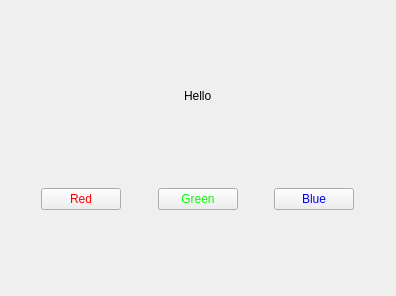
<?xml version="1.0" encoding="UTF-8"?>
<ui version="4.0">
 <class>MainWindow</class>
 <widget class="QMainWindow" name="MainWindow">
  <property name="geometry">
   <rect>
    <x>0</x>
    <y>0</y>
    <width>396</width>
    <height>296</height>
   </rect>
  </property>
  <property name="windowTitle">
   <string>MainWindow</string>
  </property>
  <widget class="QWidget" name="centralWidget">
   <layout class="QHBoxLayout" name="horizontalLayout_3">
    <item>
     <layout class="QVBoxLayout" name="verticalLayout">
      <item>
       <spacer name="verticalSpacer">
        <property name="orientation">
         <enum>Qt::Vertical</enum>
        </property>
        <property name="sizeHint" stdset="0">
         <size>
          <width>20</width>
          <height>40</height>
         </size>
        </property>
       </spacer>
      </item>
      <item>
       <layout class="QHBoxLayout" name="horizontalLayout">
        <item>
         <spacer name="horizontalSpacer_5">
          <property name="orientation">
           <enum>Qt::Horizontal</enum>
          </property>
          <property name="sizeHint" stdset="0">
           <size>
            <width>40</width>
            <height>20</height>
           </size>
          </property>
         </spacer>
        </item>
        <item>
         <widget class="QLabel" name="label">
          <property name="text">
           <string>Hello</string>
          </property>
         </widget>
        </item>
        <item>
         <spacer name="horizontalSpacer_6">
          <property name="orientation">
           <enum>Qt::Horizontal</enum>
          </property>
          <property name="sizeHint" stdset="0">
           <size>
            <width>40</width>
            <height>20</height>
           </size>
          </property>
         </spacer>
        </item>
       </layout>
      </item>
      <item>
       <spacer name="verticalSpacer_2">
        <property name="orientation">
         <enum>Qt::Vertical</enum>
        </property>
        <property name="sizeHint" stdset="0">
         <size>
          <width>20</width>
          <height>40</height>
         </size>
        </property>
       </spacer>
      </item>
      <item>
       <layout class="QHBoxLayout" name="horizontalLayout_2">
        <item>
         <spacer name="horizontalSpacer">
          <property name="orientation">
           <enum>Qt::Horizontal</enum>
          </property>
          <property name="sizeHint" stdset="0">
           <size>
            <width>40</width>
            <height>20</height>
           </size>
          </property>
         </spacer>
        </item>
        <item>
         <widget class="QPushButton" name="pushButton">
          <property name="styleSheet">
           <string notr="true">color: rgb(255, 0, 0);</string>
          </property>
          <property name="text">
           <string>Red</string>
          </property>
         </widget>
        </item>
        <item>
         <spacer name="horizontalSpacer_2">
          <property name="orientation">
           <enum>Qt::Horizontal</enum>
          </property>
          <property name="sizeHint" stdset="0">
           <size>
            <width>40</width>
            <height>20</height>
           </size>
          </property>
         </spacer>
        </item>
        <item>
         <widget class="QPushButton" name="pushButton_2">
          <property name="styleSheet">
           <string notr="true">color: rgb(0, 255, 0);</string>
          </property>
          <property name="text">
           <string>Green</string>
          </property>
         </widget>
        </item>
        <item>
         <spacer name="horizontalSpacer_3">
          <property name="orientation">
           <enum>Qt::Horizontal</enum>
          </property>
          <property name="sizeHint" stdset="0">
           <size>
            <width>40</width>
            <height>20</height>
           </size>
          </property>
         </spacer>
        </item>
        <item>
         <widget class="QPushButton" name="pushButton_3">
          <property name="styleSheet">
           <string notr="true">color:rgb(0, 0, 255)</string>
          </property>
          <property name="text">
           <string>Blue</string>
          </property>
         </widget>
        </item>
        <item>
         <spacer name="horizontalSpacer_4">
          <property name="orientation">
           <enum>Qt::Horizontal</enum>
          </property>
          <property name="sizeHint" stdset="0">
           <size>
            <width>40</width>
            <height>20</height>
           </size>
          </property>
         </spacer>
        </item>
       </layout>
      </item>
      <item>
       <spacer name="verticalSpacer_3">
        <property name="orientation">
         <enum>Qt::Vertical</enum>
        </property>
        <property name="sizeHint" stdset="0">
         <size>
          <width>20</width>
          <height>40</height>
         </size>
        </property>
       </spacer>
      </item>
     </layout>
    </item>
   </layout>
  </widget>
 </widget>
 <layoutdefault spacing="6" margin="11"/>
 <resources/>
 <connections/>
</ui>
